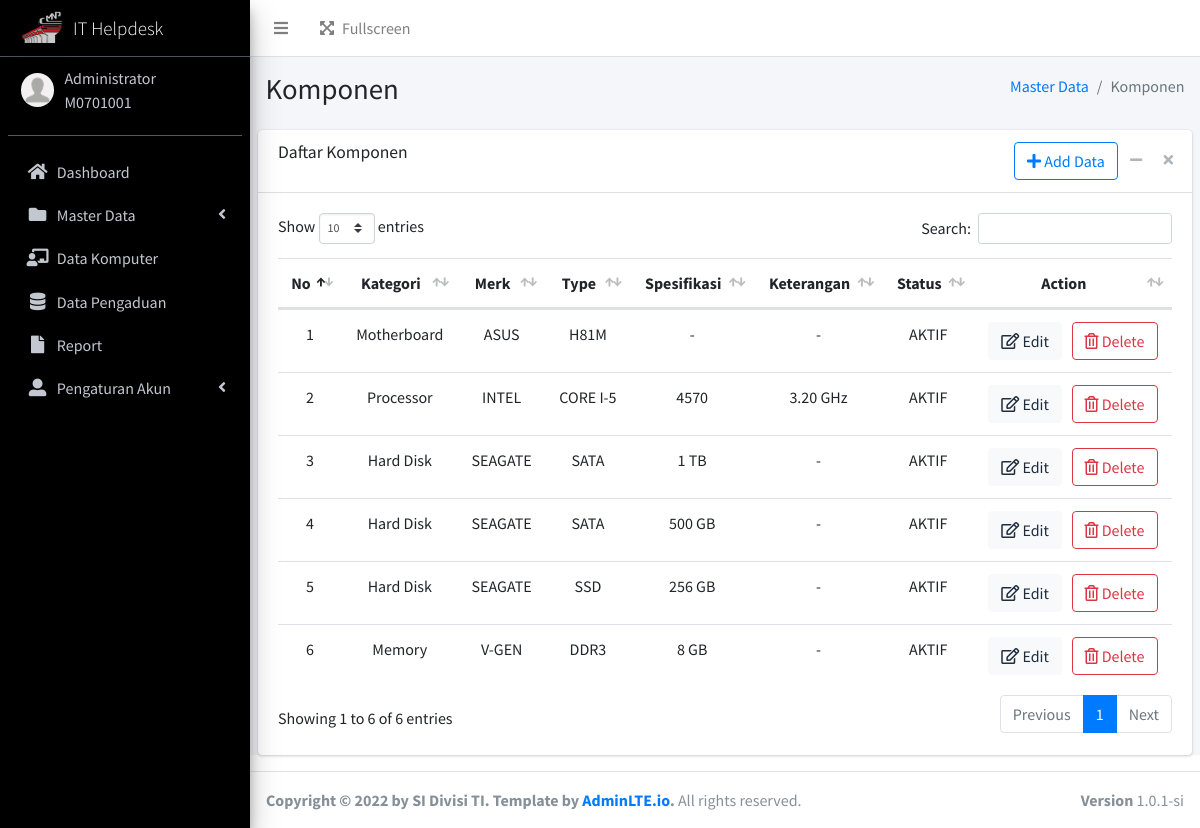
The app's page /admin/komponen.php (signed in) with its own data.
### tables this page shows
CREATE TABLE `user`  (
  `user_id` varchar(16) NOT NULL,
  `username` varchar(20) NOT NULL,
  `password` varchar(255) NOT NULL,
  `name` varchar(30) NOT NULL,
  `img` varchar(255) NOT NULL,
  `status` tinyint NOT NULL,
  PRIMARY KEY (`user_id`) USING BTREE
);

CREATE TABLE `komponen`  (
  `idkomponen` int NOT NULL AUTO_INCREMENT,
  `idkategori` varchar(255) NULL DEFAULT NULL,
  `idmerk` varchar(255) NULL DEFAULT NULL,
  `tipe` varchar(255) NULL DEFAULT NULL,
  `spesifikasi` varchar(255) NULL DEFAULT NULL,
  `keterangan` varchar(255) NULL DEFAULT NULL,
  `stats` varchar(255) NULL DEFAULT NULL,
  PRIMARY KEY (`idkomponen`) USING BTREE
);

CREATE TABLE `kategori`  (
  `idkategori` int NOT NULL AUTO_INCREMENT,
  `namakategori` varchar(255) NULL DEFAULT NULL,
  PRIMARY KEY (`idkategori`) USING BTREE
);

CREATE TABLE `merk`  (
  `idmerk` int NOT NULL AUTO_INCREMENT,
  `namamerk` varchar(255) NULL DEFAULT NULL,
  PRIMARY KEY (`idmerk`) USING BTREE
);

### function.php (called while the page is built, shortened)
<?php
$db_host = "localhost";
$db_user = "root";
$db_pass = "";
$db_name = "sipekerba";
$conn = mysqli_connect($db_host, $db_user, $db_pass, $db_name);
function query($query)
{
    global $conn;
    $result = mysqli_query($conn, $query);
    $rows = [];
    while ($row = mysqli_fetch_assoc($result)) {
        $rows[] = $row;
    }
    return $rows;
}

### admin/komponen.php (the view, shortened to what this page needs)
<?php
include "templates/header.php";
include "templates/sidebar.php";
$komponen = query("SELECT a.*, b.namakategori,c.namamerk FROM komponen a JOIN kategori b ON a.idkategori=b.idkategori JOIN merk c ON a.idmerk=c.idmerk");
?>
<div class="content-wrapper">
    <section class="content-header">
        <div class="container-fluid">
            <div class="row mb-2">
                <div class="col-sm-6">
                    <h1>Komponen</h1>
                </div>
                <div class="col-sm-6">
                    <ol class="breadcrumb float-sm-right">
                        <li class="breadcrumb-item"><a href="index.php">Master Data</a></li>
                        <li class="breadcrumb-item active">Komponen</li>
                    </ol>
                </div>
            </div>
        </div>
    </section>
    <section class="content">
        <div class="card">
            <div class="card-header">
                <h3 class="card-title">Daftar Komponen</h3>
                <div class="card-tools">
                    <button type="button" class="btn btn-outline-primary" data-toggle="modal" data-target="#addkomponen"><i class="fa fa-plus"></i>
                        Add Data
                    </button>
                    <button type="button" class="btn btn-tool" data-card-widget="collapse" title="Collapse">
                        <i class="fas fa-minus"></i>
                    </button>
                    <button type="button" class="btn btn-tool" data-card-widget="remove" title="Remove">
                        <i class="fas fa-times"></i>
                    </button>
                </div>
            </div>
            <div class="card-body">
                <div class="table-responsive">
                    <table class="table table-hover" id="table_user" width="100%">
                        <thead align="center">
                            <th>No</th>
                            <th>Kategori</th>
                            <th>Merk</th>
                            <th>Type</th>
                            <th>Spesifikasi</th>
                            <th>Keterangan</th>
                            <th>Status</th>
                            <th>Action</th>
                        </thead>
                        <tbody>
                            <?php
                            $no = 1;
                            foreach ($komponen as $row) :
                            ?>
                                <tr align="center">
                                    <td><?= $no; ?></td>
                                    <td><?= $row['namakategori']; ?></td>
                                    <td><?= $row['namamerk']; ?></td>
                                    <td><?= $row['tipe']; ?></td>
                                    <td><?= $row['spesifikasi']; ?></td>
                                    <td><?= $row['keterangan']; ?></td>
                                    <td><?= $row['stats']; ?></td>
                                    <td>
                                        <a href="#" data-toggle='modal' data-target='#editkomponen<?= $row['idkomponen'] ?>' type="button" class="btn btn-light"><i class="far fa-edit"></i> Edit</a> &nbsp;
                                        <a href="komponen.php?delete=<?= $row['idkomponen']; ?>" type="button" onclick="return confirm('Yakin Data Dihapus?')" class="btn btn-outline-danger"><i class="far fa-trash-alt"></i> Delete</a>
                                    </td>
                                </tr>
                            <?php
                                $no++;
                            endforeach;
                            ?>
                        </tbody>
                    </table>
                </div>
            </div>
        </div>
    </section>
</div>
<?php
include "templates/footer.php";
?>

### admin/templates/header.php (shortened to what this page needs)
<?php
include '../function.php';
?>
<!DOCTYPE html>
<html lang="en">
<head>
  <link rel="stylesheet" href="../assets/plugins/fontawesome-free/css/all.min.css">
  <link rel="stylesheet" href="../assets/plugins/datatables-bs4/css/dataTables.bootstrap4.min.css">
  <link rel="stylesheet" href="../assets/plugins/datatables-buttons/css/buttons.bootstrap4.min.css">
  <link rel="stylesheet" href="../assets/plugins/datatables-responsive/css/responsive.bootstrap4.min.css">
  <link rel="stylesheet" href="../assets/dist/css/adminlte.min.css">
  <link rel="stylesheet" href="../assets/plugins/jquery-ui/jquery-ui.min.css">
</head>
<body class="hold-transition sidebar-mini">
  <div class="wrapper">
    <nav class="main-header navbar navbar-expand navbar-white navbar-light">
      <ul class="navbar-nav">
        <li class="nav-item">
          <a class="nav-link" data-widget="pushmenu" href="#" role="button"><i class="fas fa-bars"></i></a>
        </li>
        <ul class="navbar-nav ml-auto">
          <li class="nav-item">
            <a class="nav-link" data-widget="fullscreen" href="#" role="button">
              <i class="fas fa-expand-arrows-alt mr-2"></i>Fullscreen
            </a>
          </li>
        </ul>
    </nav>
    <aside class="main-sidebar sidebar-dark-primary elevation-4">
      <a href="index.php" class="brand-link">
        <img src="../assets/dist/img/cmnp.png" alt="IT Helpdesk" class="brand-image elevation-3" style="opacity: .8">
        <span class="brand-text font-weight-light" style="font-size: 19px;">IT Helpdesk</span>
      </a>
      <div class="sidebar">
        <div class="user-panel mt-3 pb-3 mb-3 d-flex">
          <div class="image">
            <?php
            $id = $_SESSION["login"]["user_id"];
            $data = query("SELECT * FROM user WHERE user_id = '$id'")[0];
            ?>
            <img src="../assets/img/profile/<?= $data['img']; ?> " class="img-circle" alt="User Image">
          </div>
          <div class="info">
            <a class="d-block" style="cursor: default; margin-top:-12px;"><?= $_SESSION["login"]["name"] ?></a>
            <a class="d-block" style="cursor: default;"><?= $_SESSION["login"]["user_id"] ?></a>
          </div>
        </div>

### admin/templates/sidebar.php (shortened to what this page needs)
<nav class="mt-2">
    <ul class="nav nav-pills nav-sidebar flex-column" data-widget="treeview" role="menu" data-accordion="false">
        <li class="nav-item">
            <a href="index.php" class="nav-link">
                <i class="nav-icon fas fa-home"></i>
                <p>
                    Dashboard
                </p>
            </a>
        </li>
        <li class="nav-item">
            <a href="#" class="nav-link">
                <i class="nav-icon fas fa-folder"></i>
                <p>
                    Master Data
                    <i class="right fas fa-angle-left"></i>
                </p>
            </a>
        </li>
        <li class="nav-item">
            <a href="data-pc.php" class="nav-link">
                <i class="nav-icon fas fa-chalkboard-teacher"></i>
                <p>
                    Data Komputer
                </p>
            </a>
        </li>
        <li class="nav-item">
            <a href="data-pengaduan.php" class="nav-link">
                <i class="nav-icon fas fa-database"></i>
                <p>
                    Data Pengaduan
                </p>
            </a>
        </li>
        <li class="nav-item">
            <a href="filter.php" class="nav-link">
                <i class="nav-icon fas fa-file"></i>
                <p>
                    Report
                </p>
            </a>
        </li>
        <li class="nav-item">
            <a href="#" class="nav-link">
                <i class="nav-icon fas fa-user-alt"></i>
                <p>
                    Pengaturan Akun
                    <i class="right fas fa-angle-left"></i>
                </p>
            </a>
        </li>
    </ul>
</nav>
</div>
</aside>

### admin/templates/footer.php (shortened to what this page needs)
<footer class="main-footer">
  <div class="float-right d-none d-sm-block">
    <b>Version</b> 1.0.1-si
  </div>
  <strong>Copyright &copy; 2022 by SI Divisi TI. Template by <a href="https://adminlte.io">AdminLTE.io</a>.</strong> All rights reserved.
</footer>
</div>
</body>
</html>

### admin/templates/header.php (style rules this page uses)
.main-sidebar { background-color: black !important }

### records on screen
user: img (placeholder picture)
komponen: idkategori.namakategori "Motherboard", idmerk.namamerk "ASUS", tipe "H81M", spesifikasi "-", keterangan "-", stats "AKTIF"
komponen: idkategori.namakategori "Processor", idmerk.namamerk "INTEL", tipe "CORE I-5", spesifikasi "4570", keterangan "3.20 GHz", stats "AKTIF"
komponen: idkategori.namakategori "Hard Disk", idmerk.namamerk "SEAGATE", tipe "SATA", spesifikasi "1 TB", keterangan "-", stats "AKTIF"
komponen: idkategori.namakategori "Hard Disk", idmerk.namamerk "SEAGATE", tipe "SATA", spesifikasi "500 GB", keterangan "-", stats "AKTIF"
komponen: idkategori.namakategori "Hard Disk", idmerk.namamerk "SEAGATE", tipe "SSD", spesifikasi "256 GB", keterangan "-", stats "AKTIF"
komponen: idkategori.namakategori "Memory", idmerk.namamerk "V-GEN", tipe "DDR3", spesifikasi "8 GB", keterangan "-", stats "AKTIF"

### other values on screen
$_SESSION["login"]["name"] "Administrator"
$_SESSION["login"]["user_id"] "M0701001"
